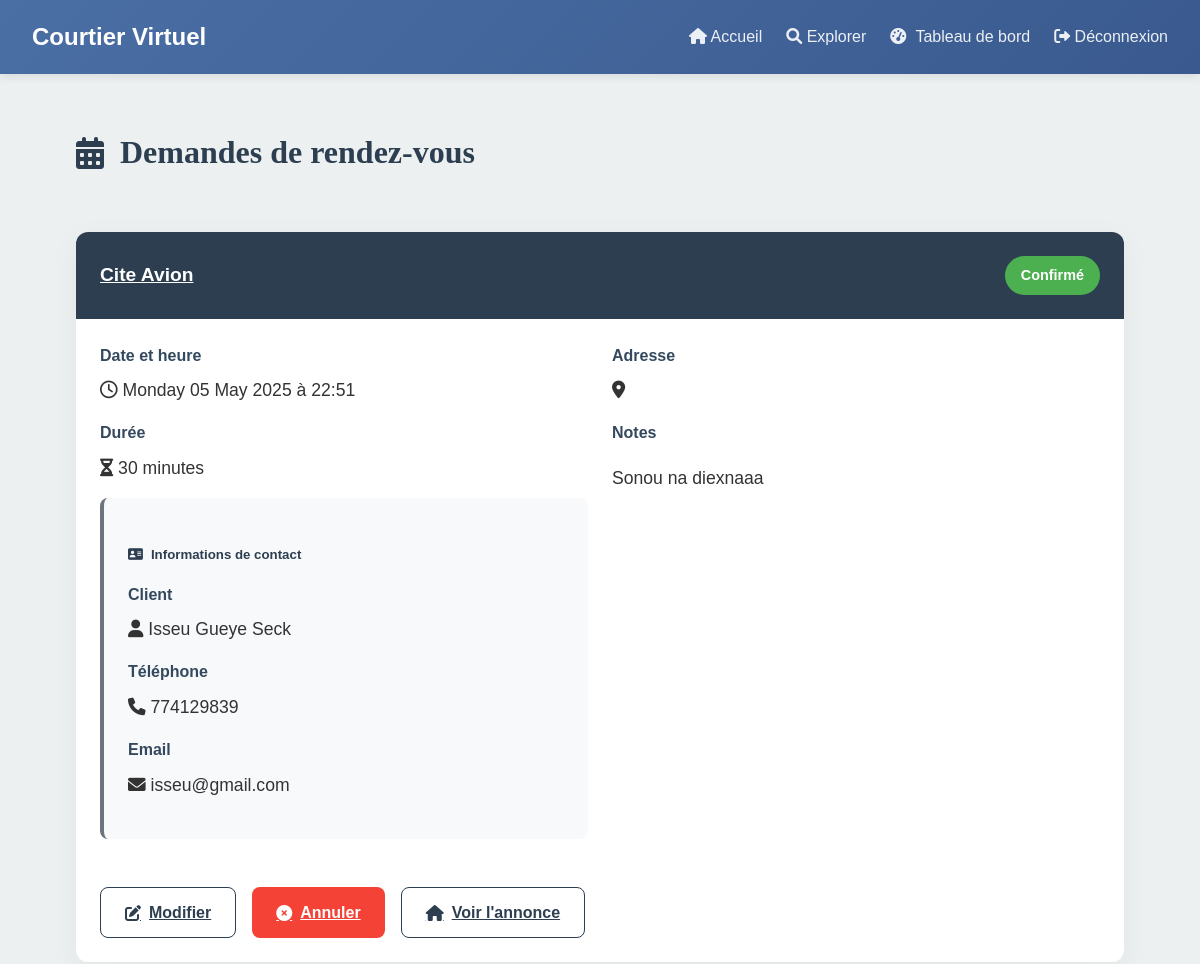
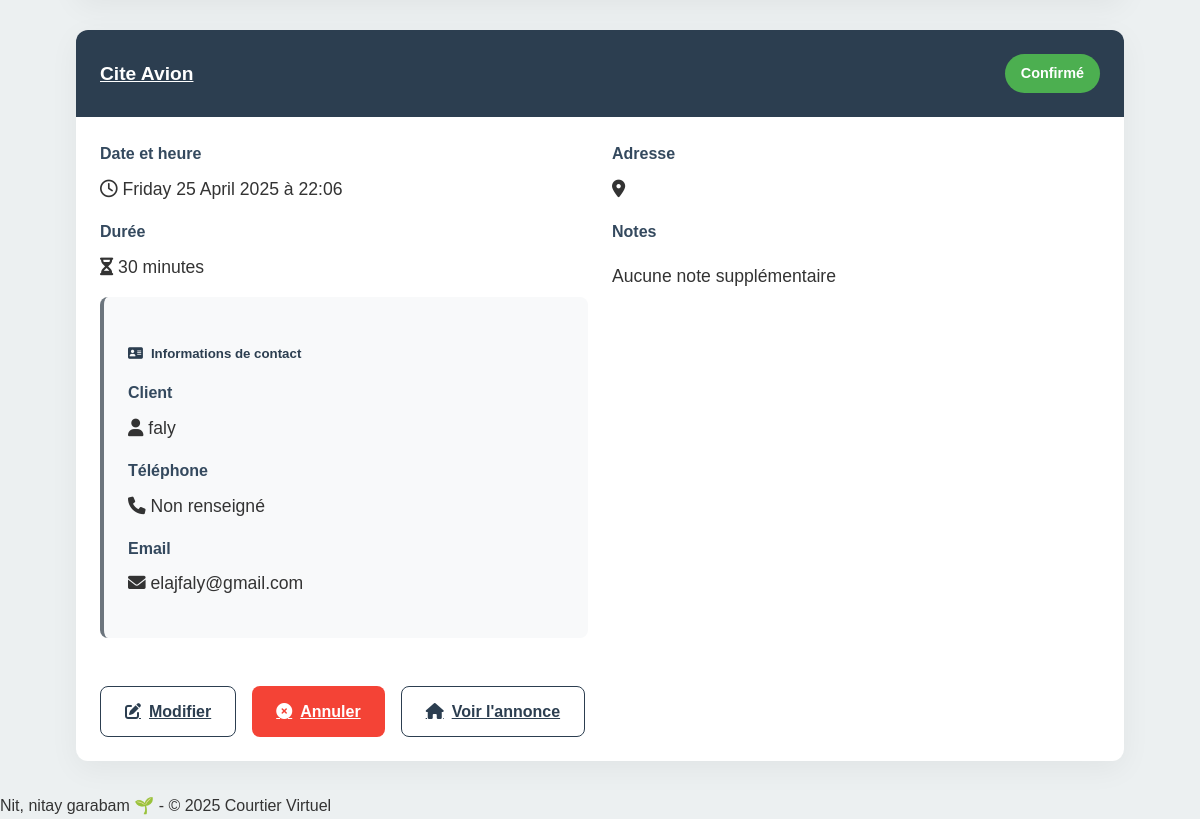
/mes_rdv/ (signed in), run on the app's committed database (2 pictures, top to bottom).
### core/models.py (models this page shows, shortened)
class RendezVous(models.Model):
    annonce = models.ForeignKey('Annonce', on_delete=models.CASCADE, verbose_name="Annonce concernée")
    client = models.ForeignKey(User, on_delete=models.CASCADE, verbose_name="Client")
    date_rdv = models.DateTimeField(verbose_name="Date et heure")
    duree = models.PositiveIntegerField(
        default=30,
        validators=[MinValueValidator(15), MaxValueValidator(120)],
        verbose_name="Durée (minutes)"
    )
    client_phone = models.CharField("Téléphone du client", max_length=20, blank=True)
    client_name = models.CharField("Nom complet du client", max_length=100, blank=True)
    proprietaire_phone = models.CharField("Téléphone du propriétaire", max_length=20, blank=True)
    proprietaire_name = models.CharField("Nom du propriétaire", max_length=100, blank=True)
    STATUT_CHOICES = [
        ('en_attente', 'En attente'),
        ('confirme', 'Confirmé'),
        ('annule', 'Annulé'),
    ]
    statut = models.CharField(
        max_length=20,
        choices=STATUT_CHOICES,
        default='en_attente',
        verbose_name="Statut"
    )
    notes = models.TextField(blank=True, verbose_name="Notes supplémentaires")
    class Meta:
        verbose_name = "Rendez-vous"
        verbose_name_plural = "Rendez-vous"
        ordering = ['date_rdv']

class Annonce(models.Model):
    proprietaire = models.ForeignKey(User, on_delete=models.CASCADE)
    titre = models.CharField(max_length=200)
    description = models.TextField()
    prix = models.DecimalField(max_digits=10, decimal_places=2)
    localisation = models.CharField(max_length=100)
    image = CloudinaryField('image', blank=True, null=True)
    date_postee = models.DateTimeField(auto_now_add=True) # to be changed to auto_now_add=True after migration

class User(AbstractUser):
    ROLE_CHOICES = (
        ('client', 'Client'),
        ('proprietaire', 'Propriétaire'),
    )
    role = models.CharField(max_length=20, choices=ROLE_CHOICES, default='client')
    groups = models.ManyToManyField(
        Group,
        related_name='custom_user_groups',
        blank=True,
        help_text='The groups this user belongs to.',
        related_query_name='user',
    )
    user_permissions = models.ManyToManyField(
        Permission,
        related_name='custom_user_permissions',
        blank=True,
        help_text='Specific permissions for this user.',
        related_query_name='user',
    )

### core/views.py (the view, shortened to what this page needs)
# urls.py: path('mes_rdv/', MesRendezVousView.as_view(), name='mes_rdv'),
class MesRendezVousView(LoginRequiredMixin, ListView):
    model = RendezVous
    template_name = 'core/mes_rdv.html'
    context_object_name = 'rendezvous'
    def get_queryset(self):
        user = self.request.user
        if user.role == 'client':
            return RendezVous.objects.filter(
                client=user,
                statut__in=['confirme', 'en_attente']
            ).select_related('annonce', 'annonce__proprietaire').order_by('-date_rdv')
        elif user.role == 'proprietaire':
            return RendezVous.objects.filter(
                annonce__proprietaire=user,
                statut__in=['confirme', 'en_attente']
            ).select_related('annonce', 'client').order_by('-date_rdv')
        return RendezVous.objects.none()

### core/templates/core/mes_rdv.html (shortened to what this page needs)
{% extends "core/base.html" %}
{% block content %}
<div class="rdv-container">
    <div class="rdv-header">
        <h1 class="rdv-title">
            <i class="fas fa-calendar-alt"></i>
            {% if request.user.role == 'proprietaire' %}
            Demandes de rendez-vous
            {% else %}
            Mes rendez-vous
            {% endif %}
        </h1>
    </div>
    {% if rendezvous %}
        {% for rdv in rendezvous %}
        <div class="rdv-card">
            <div class="rdv-card-header">
                <div class="rdv-property-title">
                    <a href="{% url 'annonce_detail' rdv.annonce.id %}" style="color: white">
                        {{ rdv.annonce.titre }}
                    </a>
                </div>
                <span class="rdv-status
                    {% if rdv.statut == 'confirme' %}status-confirmed
                    {% elif rdv.statut == 'annule' %}status-cancelled
                    {% else %}status-pending{% endif %}">
                    {{ rdv.get_statut_display }}
                </span>
            </div>
            <div class="rdv-card-body">
                <div>
                    <div class="rdv-detail">
                        <span class="rdv-detail-label">Date et heure</span>
                        <span class="rdv-detail-value">
                            <i class="far fa-clock me-2"></i>
                            {{ rdv.date_rdv|date:"l d F Y à H:i"|capfirst }}
                        </span>
                    </div>
                    <div class="rdv-detail">
                        <span class="rdv-detail-label">Durée</span>
                        <span class="rdv-detail-value">
                            <i class="fas fa-hourglass-half me-2"></i>
                            {{ rdv.duree }} minutes
                        </span>
                    </div>
                    <div class="{% if request.user.role == 'proprietaire' %}client-info-card{% else %}proprietaire-info-card{% endif %}">
                        <h5><i class="fas fa-address-card"></i> Informations de contact</h5>
                        {% if request.user.role == 'proprietaire' %}
                        <div class="rdv-detail">
                            <span class="rdv-detail-label">Client</span>
                            <span class="rdv-detail-value">
                                <i class="fas fa-user me-2"></i>
                                {{ rdv.client_name|default:rdv.client.username }}
                            </span>
                        </div>
                        <div class="rdv-detail">
                            <span class="rdv-detail-label">Téléphone</span>
                            <span class="rdv-detail-value">
                                <i class="fas fa-phone me-2"></i>
                                {{ rdv.client_phone|default:"Non renseigné" }}
                            </span>
                        </div>
                        <div class="rdv-detail">
                            <span class="rdv-detail-label">Email</span>
                            <span class="rdv-detail-value">
                                <i class="fas fa-envelope me-2"></i>
                                {{ rdv.client.email }}
                            </span>
                        </div>
                        {% endif %}
                    </div>
                </div>
                <div>
                    <div class="rdv-detail">
                        <span class="rdv-detail-label">Adresse</span>
                        <span class="rdv-detail-value">
                            <i class="fas fa-map-marker-alt me-2"></i>
                        </span>
                    </div>
                    <div class="rdv-detail">
                        <span class="rdv-detail-label">Notes</span>
                        <p class="rdv-detail-value">
                            {% if rdv.notes %}
                                {{ rdv.notes }}
                            {% else %}
                                Aucune note supplémentaire
                            {% endif %}
                        </p>
                    </div>
                </div>
            </div>
            <div class="rdv-actions" style="padding: 0 1.5rem 1.5rem;">
            {% if rdv.statut != 'annule' %}
                {% if request.user.role == 'proprietaire' %}
                    <a href="{% url 'modifier_rendezvous' rdv.id %}" class="btn-rdv btn-rdv-secondary">
                        <i class="fas fa-edit"></i> Modifier
                    </a>
                {% endif %}
                <a href="{% url 'confirmer_annulation' rdv.id %}"
                   class="btn-rdv btn-rdv-danger"
                   onclick="return confirm('Confirmez-vous l\'annulation de ce rendez-vous ?');">
                    <i class="fas fa-times-circle"></i> Annuler
                </a>
                {% endif %}
                <a href="{% url 'annonce_detail' rdv.annonce.id %}" class="btn-rdv btn-rdv-secondary">
                    <i class="fas fa-home"></i> Voir l'annonce
                </a>
            </div>
        </div>
        {% endfor %}
    {% endif %}
</div>
{% endblock %}

### core/templates/core/base.html (shortened to what this page needs)
{% load static %}
<!DOCTYPE html>
<html lang="fr">
<head>
    <link rel="stylesheet" href="{% static 'core/css/style.css' %}">
    <link rel="stylesheet" href="https://cdnjs.cloudflare.com/ajax/libs/font-awesome/6.0.0/css/all.min.css">
</head>
<body>
    <nav class="navbar">
        <a href="{% url 'accueil' %}" class="nav-logo">Courtier Virtuel</a>
        <div class="nav-links">
            <a href="{% url 'accueil' %}" class="{% if request.resolver_match.url_name == 'accueil' %}active{% endif %}">
                <i class="fas fa-home"></i> Accueil
            </a>
            <a href="{% url 'annonce_list' %}" class="{% if request.resolver_match.url_name == 'annonce_list' %}active{% endif %}">
                <i class="fas fa-search"></i> Explorer
            </a>
            {% if user.is_authenticated %}
                {% if user.role == 'proprietaire' %}
                <a href="{% url 'proprietaire_dashboard' %}" class="{% if request.resolver_match.url_name == 'proprietaire_dashboard' %}active{% endif %}">
                    <i class="fas fa-tachometer-alt"></i> Tableau de bord
                </a>
                {% else %}
                <a href="{% url 'client_dashboard' %}" class="{% if request.resolver_match.url_name == 'client_dashboard' %}active{% endif %}">
                    <i class="fas fa-tachometer-alt"></i> Tableau de bord
                </a>
                {% endif %}
                <a href="{% url 'logout' %}" class="logout-link">
                    <i class="fas fa-sign-out-alt"></i> Déconnexion
                </a>
            {% endif %}
        </div>
    </nav>
    <div class="container">
        {% block content %}
        {% endblock %}
    </div>
    <footer class="footer">
        Nit, nitay garabam 🌱 - © {% now "Y" %} Courtier Virtuel
    </footer>
</body>
</html>

### core/static/core/css/style.css (style rules this page uses)
:root { --primary: #2c3e50; --secondary: #34495e; --accent: #3498db; --light: #ecf0f1; --white: #ffffff; --text: #333333; --shadow: 0 4px 6px rgba(0, 0, 0, 0.1); --transition: all 0.3s ease; }
body { font-family: 'Montserrat', sans-serif; color: var(--text); line-height: 1.6; margin: 0; padding: 0; background-color: var(--light); }
.container { width: 90%; max-width: 1200px; margin: 0 auto; padding: 0 20px; }
h1, h2, h3 { font-family: 'Playfair Display', serif; font-weight: 600; }
.navbar { background: linear-gradient(135deg, #4a6fa5 0%, #3a5a8f 100%); padding: 1rem 2rem; box-shadow: 0 2px 10px rgba(0,0,0,0.1); display: flex; justify-content: space-between; align-items: center; }
.nav-logo { color: white; font-weight: 700; font-size: 1.5rem; text-decoration: none; }
.nav-links { display: flex; gap: 1.5rem; }
.nav-links a { color: rgba(255,255,255,0.9); text-decoration: none; font-weight: 500; padding: 0.5rem 0; position: relative; transition: all 0.3s ease; }
.nav-links .fa-tachometer-alt { margin-right: 5px; }
.rdv-container { max-width: 1200px; margin: 2rem auto; padding: 0 1rem; }
.rdv-header { display: flex; justify-content: space-between; align-items: center; margin-bottom: 2rem; }
.rdv-title { font-size: 2rem; color: var(--primary); display: flex; align-items: center; gap: 1rem; }
.rdv-card { background: white; border-radius: 12px; box-shadow: 0 8px 30px rgba(0, 0, 0, 0.05); margin-bottom: 2rem; overflow: hidden; transition: transform 0.3s ease, box-shadow 0.3s ease; }
.rdv-card-header { padding: 1.5rem; background: var(--primary); color: white; display: flex; justify-content: space-between; align-items: center; }
.rdv-property-title { font-weight: 600; font-size: 1.2rem; }
.rdv-status { padding: 0.5rem 1rem; border-radius: 50px; font-weight: 600; font-size: 0.9rem; }
.status-confirmed { background: #4CAF50; }
.rdv-card-body { padding: 1.5rem; display: grid; grid-template-columns: 1fr 1fr; gap: 1.5rem; }
.rdv-detail { margin-bottom: 1rem; }
.rdv-detail-label { font-weight: 600; color: var(--secondary); margin-bottom: 0.5rem; display: block; }
.rdv-detail-value { font-size: 1.1rem; }
.rdv-actions { display: flex; gap: 1rem; margin-top: 1.5rem; }
.btn-rdv { padding: 0.75rem 1.5rem; border-radius: 8px; font-weight: 600; display: inline-flex; align-items: center; gap: 0.5rem; transition: all 0.3s ease; }
.btn-rdv-danger { background: #F44336; color: white; }
.btn-rdv-secondary { border: 1px solid var(--primary); color: var(--primary); }
.client-info-card { background: #f5f7fa; border-radius: 8px; padding: 1.5rem; margin-top: 1rem; }

### core/templates/core/mes_rdv.html (style rules this page uses)
.client-info-card { background: #f8f9fa; border-radius: 8px; padding: 1.5rem; margin-top: 1rem; border-left: 4px solid #6c757d; }
.client-info-card h5, .proprietaire-info-card h5 { color: var(--primary); margin-bottom: 1rem; display: flex; align-items: center; gap: 0.5rem; }

### data on the page
RendezVous: annonce.titre "Cite Avion", statut "Confirmé", date_rdv "Monday 05 May 2025 à 22:51", duree "30", client_name "Isseu Gueye Seck", client_phone "774129839", client.email "isseu@gmail.com", notes "Sonou na diexnaaa", shows "Modifier", shows "Annuler"
RendezVous: annonce.titre "Cite Avion", statut "Confirmé", date_rdv "Friday 25 April 2025 à 22:06", duree "30", client_name "faly", client_phone "Non renseigné", client.email "elajfaly@gmail.com", notes "Aucune note supplémentaire", shows "Modifier", shows "Annuler"
